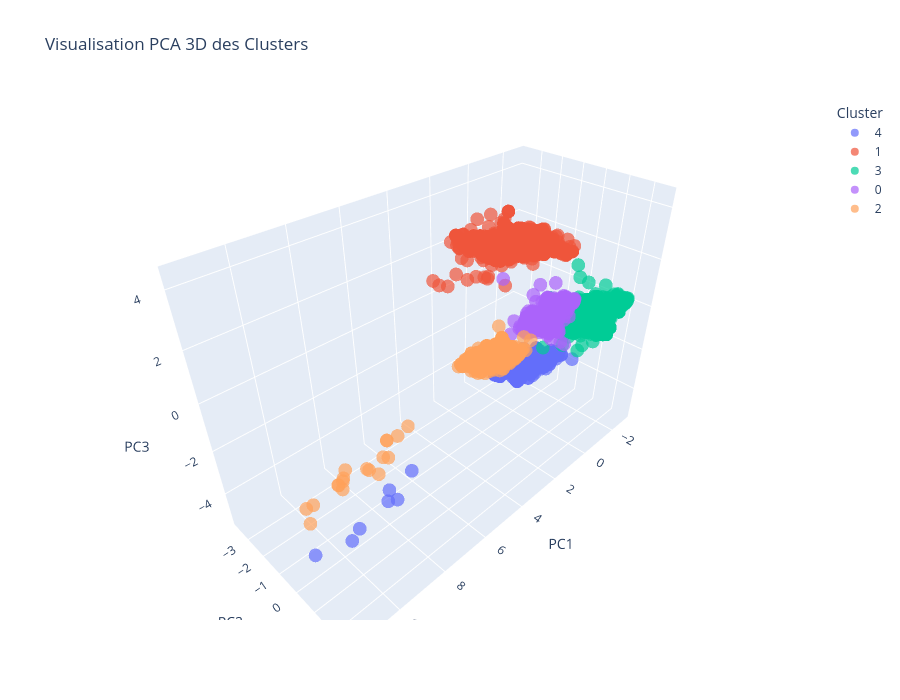

Source (notebook cell):
### Markdown cell above
## Visualisation PCA 3D des Clusters

### Code cell
from sklearn.decomposition import PCA
pca_3d = PCA(n_components=3)
X_pca_3d = pca_3d.fit_transform(X_clust)
df_pca_3d = pd.DataFrame(X_pca_3d, columns=['PC1', 'PC2', 'PC3'])
df_pca_3d['Cluster'] = clusters.astype(str)
fig_3d = px.scatter_3d(df_pca_3d, x='PC1', y='PC2', z='PC3', color='Cluster',
    title='Visualisation PCA 3D des Clusters', height=700, opacity=0.7)
fig_3d.show()

### Figure 1 — Plotly figure (JSON) as saved in the notebook; plotly's stock layout.template omitted (floating-point values rounded to 4 significant figures; data arrays with more than 128 entries replaced by an {"elided": "..."} marker saying what was removed)
{"data": [{"hovertemplate": "Cluster=4<br>PC1=%{x}<br>PC2=%{y}<br>PC3=%{z}<extra></extra>", "legendgroup": "4", "marker": {"color": "#636efa", "opacity": 0.7, "symbol": "circle"}, "mode": "markers", "name": "4", "scene": "scene", "showlegend": true, "type": "scatter3d", "x": {"elided": "926 float values"}, "y": {"elided": "926 float values"}, "z": {"elided": "926 float values"}}, {"hovertemplate": "Cluster=1<br>PC1=%{x}<br>PC2=%{y}<br>PC3=%{z}<extra></extra>", "legendgroup": "1", "marker": {"color": "#EF553B", "opacity": 0.7, "symbol": "circle"}, "mode": "markers", "name": "1", "scene": "scene", "showlegend": true, "type": "scatter3d", "x": {"elided": "1598 float values"}, "y": {"elided": "1598 float values"}, "z": {"elided": "1598 float values"}}, {"hovertemplate": "Cluster=3<br>PC1=%{x}<br>PC2=%{y}<br>PC3=%{z}<extra></extra>", "legendgroup": "3", "marker": {"color": "#00cc96", "opacity": 0.7, "symbol": "circle"}, "mode": "markers", "name": "3", "scene": "scene", "showlegend": true, "type": "scatter3d", "x": {"elided": "1831 float values"}, "y": {"elided": "1831 float values"}, "z": {"elided": "1831 float values"}}, {"hovertemplate": "Cluster=0<br>PC1=%{x}<br>PC2=%{y}<br>PC3=%{z}<extra></extra>", "legendgroup": "0", "marker": {"color": "#ab63fa", "opacity": 0.7, "symbol": "circle"}, "mode": "markers", "name": "0", "scene": "scene", "showlegend": true, "type": "scatter3d", "x": {"elided": "1748 float values"}, "y": {"elided": "1748 float values"}, "z": {"elided": "1748 float values"}}, {"hovertemplate": "Cluster=2<br>PC1=%{x}<br>PC2=%{y}<br>PC3=%{z}<extra></extra>", "legendgroup": "2", "marker": {"color": "#FFA15A", "opacity": 0.7, "symbol": "circle"}, "mode": "markers", "name": "2", "scene": "scene", "showlegend": true, "type": "scatter3d", "x": {"elided": "887 float values"}, "y": {"elided": "887 float values"}, "z": {"elided": "887 float values"}}], "layout": {"height": 700, "legend": {"title": {"text": "Cluster"}, "tracegroupgap": 0}, "scene": {"domain": {"x": [0, 1], "y": [0, 1]}, "xaxis": {"title": {"text": "PC1"}}, "yaxis": {"title": {"text": "PC2"}}, "zaxis": {"title": {"text": "PC3"}}}, "title": {"text": "Visualisation PCA 3D des Clusters"}}}
